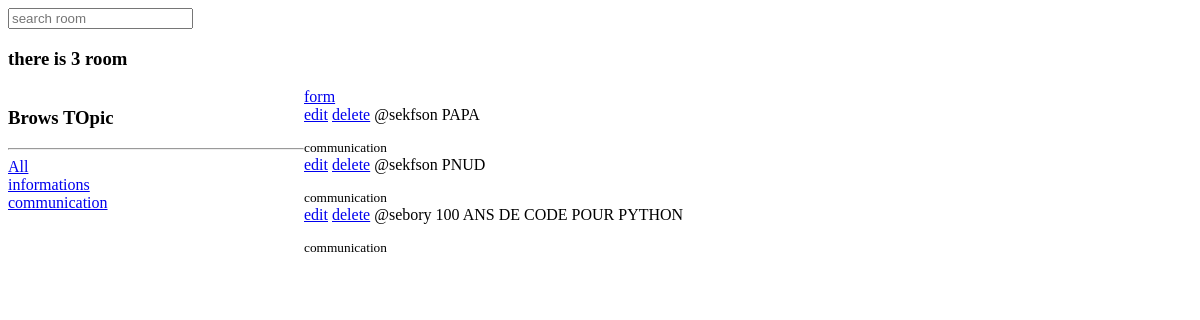
The page /room/?q=communication on the database as committed earlier.
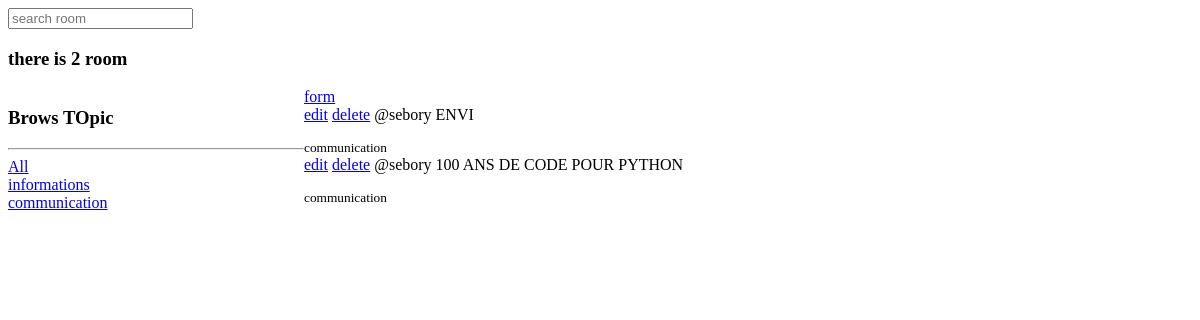
The same page on the database as committed later.
### base/models.py (models this page shows, shortened)
class Topic(models.Model):
    name=models.CharField(max_length=200)

class Room(models.Model):
    host=models.ForeignKey(User, on_delete=models.SET_NULL,null=True)
    topic=models.ForeignKey(Topic, on_delete=models.SET_NULL, null=True)
    name=models.CharField(max_length=200)
    description=models.CharField(max_length=200,null=True,blank=True)
    updated=models.DateTimeField(auto_now=True)
    created=models.DateTimeField(auto_now_add=True)
    class Meta:
        ordering= ['-updated', '-created']

### base/views.py (the view)
# urls.py: path('room/',views.room_view,name="room"),
def room_view(request):
    q=request.GET.get('q') if request.GET.get('q') !=None else ''
    rooms=Room.objects.filter(
        Q(topic__name__icontains=q) |
        Q(name__icontains=q) |
        Q(description__icontains=q)
        )
    topics=Topic.objects.all()
    room_count=rooms.count()
    context={'rooms':rooms,'topics':topics,'room_count':room_count}
    return render(request,'base/room.html',context)

### base/templates/base/room.html (shortened to what this page needs)
<html lang="en">
<head>
</head>
<body>
    <form method="GET" action="{% url 'room' %}">
        <input type="text" name="q" placeholder="search room">
    </form>
    <H3>there is {{room_count}} room</H3>
    <div class="home-container">
        <div>
            <h3>Brows TOpic</h3>
            <hr>
            <div>
                <a href="{% url 'room' %}">All</a>
            </div>
            {% for topic in topics %}
                <div>
                    <a href="{% url 'room'%}?q={{topic.name}}">{{topic.name}}</a>
                </div>
            {% endfor %}
        </div>
    <div>
        <a href="{% url 'create-room' %}">form</a>
        {% for room in rooms %}
        <div>
            <a href="{% url 'update-room' room.id %}">edit</a>
            <a href="{% url 'delete-room' room.id %}">delete</a>
            <span>@{{room.host.username}}</span>
            {{room.name}}</a></p>
            <small>{{room.topic.name}}</small>
        </div>
        {% endfor %}
    </div>
    </div>
</body>
</html>

Rows that differ between the two databases and show on the page:
removed Room: host.username "sekfson", name "PAPA", topic.name "communication"
removed Room: host.username "sekfson", name "PNUD", topic.name "communication"
added Room: host.username "sebory", name "ENVI", topic.name "communication"
Other text that changed with them:
{{ room_count }}: "3" → "2"
